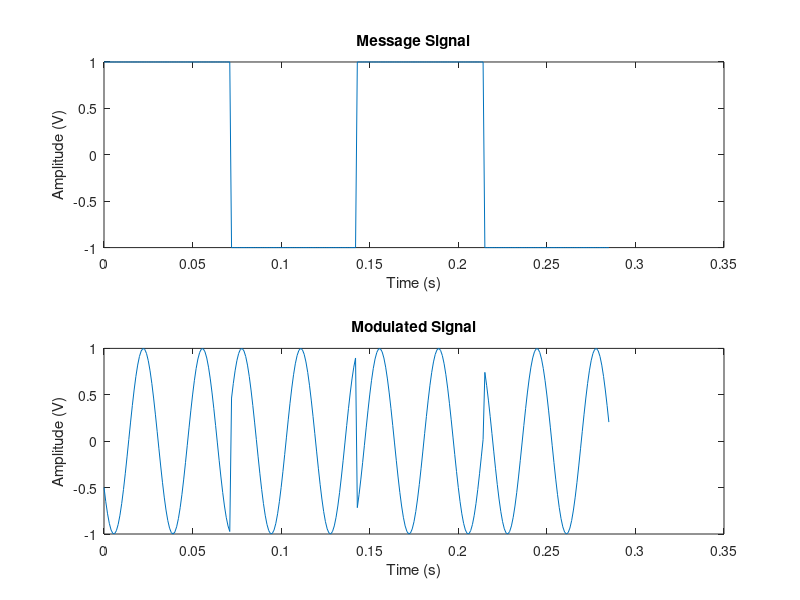

This figure's MATLAB source:
fm = 7;
fc = 30;
kp = 0.666 * pi;
am = 1;
ac = 1;
t = 0:0.001:2 / fm;

m = am * square(2 * pi * fm * t);
phi = ac * cos(2 * pi * fc * t + kp * m);
subplot(2, 1, 1);
plot(t, m);
title('Message Signal');
xlabel('Time (s)')
ylabel('Amplitude (V)');
subplot(2, 1, 2);
plot(t, phi);
title('Modulated Signal');
xlabel('Time (s)')
ylabel('Amplitude (V)');